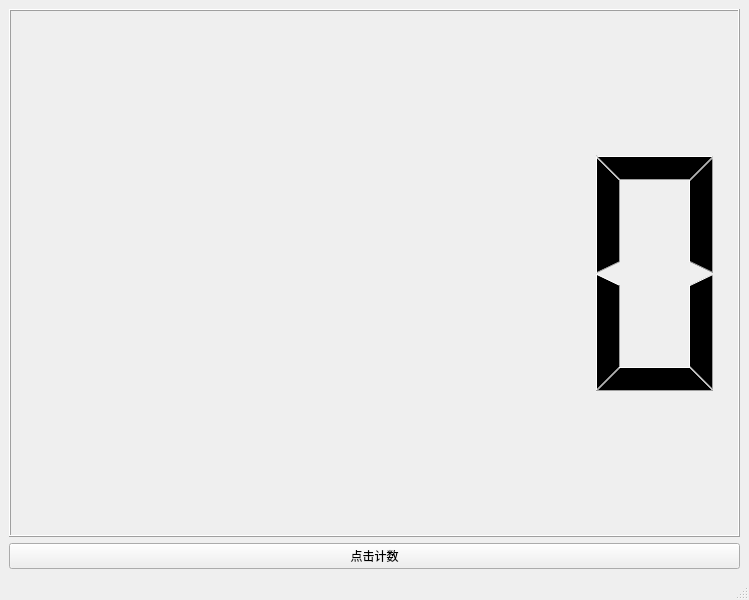
<?xml version="1.0" encoding="UTF-8"?>
<ui version="4.0">
 <class>MainWindow</class>
 <widget class="QMainWindow" name="MainWindow">
  <property name="geometry">
   <rect>
    <x>0</x>
    <y>0</y>
    <width>749</width>
    <height>600</height>
   </rect>
  </property>
  <property name="windowTitle">
   <string>MainWindow</string>
  </property>
  <widget class="QWidget" name="centralwidget">
   <layout class="QVBoxLayout" name="verticalLayout">
    <item>
     <widget class="QLCDNumber" name="lcdNumber"/>
    </item>
    <item>
     <widget class="QPushButton" name="pushButton">
      <property name="text">
       <string>点击计数</string>
      </property>
     </widget>
    </item>
   </layout>
  </widget>
  <widget class="QMenuBar" name="menubar">
   <property name="geometry">
    <rect>
     <x>0</x>
     <y>0</y>
     <width>749</width>
     <height>33</height>
    </rect>
   </property>
  </widget>
  <widget class="QStatusBar" name="statusbar"/>
 </widget>
 <resources/>
 <connections/>
</ui>
